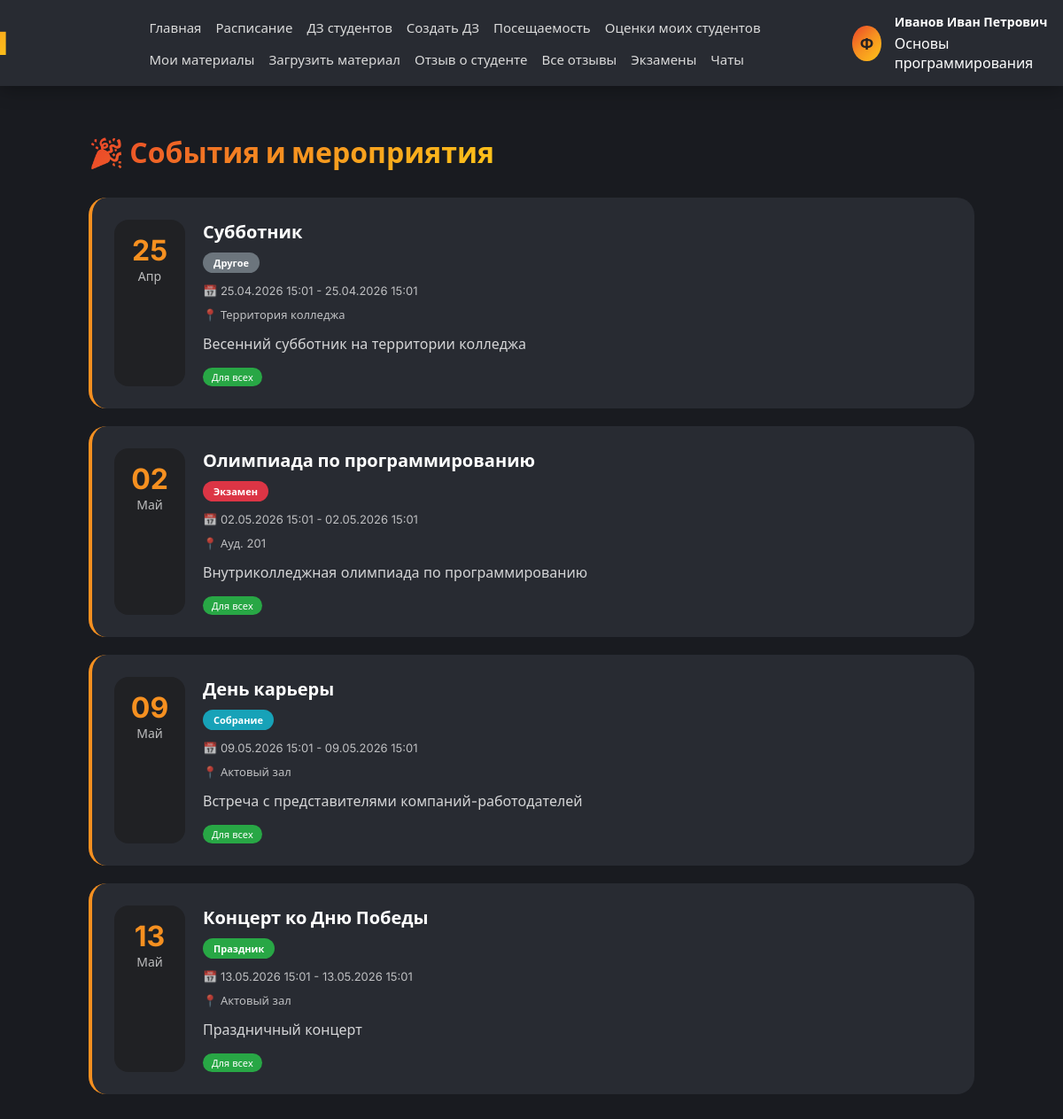
/events/ (signed in), run on the app's committed database.
### app/models.py (models this page shows, shortened)
class Autoriz(models.Model):
    user = models.CharField(unique=True, max_length=30, blank=False, null=True, error_messages={'max_length': 'Длина имени не может содержать более 30 символов', 'blank': 'Напишите имя.', 'null': 'Напишите имя.'}, verbose_name='Имя аккаунта')
    password = models.CharField(max_length=120, blank=False, null=False, error_messages={'max_length': 'Длина пароля не может содержать более 40 символов', 'blank': 'Напишите пароль.', 'null': 'Напишите пароль.'}, verbose_name='Пароль от аккаунта')
    email = models.EmailField(unique=True, max_length=100, blank=False, null=False, error_messages={'max_length': 'Длина почты не может содержать более 100 символов', 'blank': 'Напишите почту.', 'null': 'Напишите почту.'}, verbose_name='Почта от аккаунта')
    birth_date = models.DateField(null=True, blank=True, verbose_name='Дата рождения')
    gender = models.CharField(max_length=1, choices=[('M', 'Мужской'), ('F', 'Женский')], blank=True, verbose_name='Пол')
    phone = models.CharField(max_length=20, blank=True, verbose_name='Номер телефона')
    hide_phone = models.BooleanField(default=False, verbose_name='Скрыть номер телефона')
    class Meta:
        db_table = 'List_of_users'
        verbose_name = 'Пользователь'
        verbose_name_plural = 'Пользователи'
    def get_full_name(self):
        try:
            student = Student.objects.get(autoriz=self)
            return f"{student.surname} {student.name} {student.patronymic}".strip()
        except Student.DoesNotExist:
            try:
                professor = Professor.objects.get(autoriz=self)
                return f"{professor.surname} {professor.name} {professor.patronymic}".strip()
            except Professor.DoesNotExist:
                try:
                    staff = AcademicStaff.objects.get(autoriz=self)
                    return f"{staff.surname} {staff.name} {staff.patronymic}".strip()
                except AcademicStaff.DoesNotExist:
                    return self.user

class Professor(models.Model):
    name = models.CharField(max_length=30, blank=False, null=False, verbose_name='Имя профессора')
    surname = models.CharField(max_length=30, blank=False, null=False, verbose_name='Фамилия профессора')
    patronymic = models.CharField(max_length=40, blank=False, null=False, verbose_name='Отчество профессора')
    leads_the_subject = models.ForeignKey(Subjects, on_delete=models.CASCADE, verbose_name='Ведет предмет')
    autoriz = models.ForeignKey(Autoriz, on_delete=models.CASCADE, verbose_name='Пользователь')
    class Meta:
        db_table = 'List_of_professors'
        verbose_name = 'Учитель'
        verbose_name_plural = 'Учителя'

class Subjects(models.Model):
    name_subject = models.CharField(unique=True, max_length=100, blank=False, null=False, verbose_name='Имя предмета')
    class Meta:
        db_table = 'List_of_subjects'
        verbose_name = 'Предмет'
        verbose_name_plural = 'Предметы'

class Event(models.Model):
    EVENT_TYPES = [
        ('holiday', 'Праздник'),
        ('exam', 'Экзамен'),
        ('meeting', 'Собрание'),
        ('deadline', 'Дедлайн'),
        ('other', 'Другое'),
    ]
    title = models.CharField(max_length=200, verbose_name='Название')
    event_type = models.CharField(max_length=20, choices=EVENT_TYPES, verbose_name='Тип события')
    start_date = models.DateTimeField(verbose_name='Дата начала')
    end_date = models.DateTimeField(verbose_name='Дата окончания')
    description = models.TextField(blank=True, null=True, verbose_name='Описание')
    location = models.CharField(max_length=200, blank=True, null=True, verbose_name='Место')
    groups = models.ManyToManyField(Group, blank=True, verbose_name='Для групп')
    is_for_all = models.BooleanField(default=False, verbose_name='Для всех')
    created_by = models.ForeignKey(Professor, on_delete=models.SET_NULL, null=True, verbose_name='Кто создал')
    class Meta:
        db_table = 'List_of_events'
        verbose_name = 'Событие'
        verbose_name_plural = 'События'
        ordering = ['start_date']

### app/views.py (the view)
# urls.py: path('events/', views.events_view, name='events_view'),
def events_view(request):
    if 'user_id' not in request.session:
        return redirect('autoriz_view')
    context = get_user_context(request)
    user = context.get('user')
    try:
        student = Student.objects.get(autoriz=user)
        events = Event.objects.filter(
            Q(is_for_all=True) | Q(groups=student.group),
            start_date__gte=timezone.now()
        ).order_by('start_date')
    except Student.DoesNotExist:
        events = Event.objects.filter(start_date__gte=timezone.now()).order_by('start_date')
    context['events'] = events
    return render(request, 'events.html', context)

### templates/events.html (shortened to what this page needs)
{% extends 'base.html' %}
{% load static %}
{% block extra_css %}
<link rel="stylesheet" href="{% static 'css/events.css' %}">
{% endblock %}
{% block content %}
<div class="events-container">
    <div class="page-header">
        <h1 class="page-title">🎉 События и мероприятия</h1>
    </div>
    <div class="events-list">
        {% for event in events %}
        <div class="event-card">
            <div class="event-date-box">
                <div class="event-day">{{ event.start_date|date:"d" }}</div>
                <div class="event-month">{{ event.start_date|date:"M" }}</div>
            </div>
            <div class="event-content">
                <div class="event-header">
                    <h3 class="event-title">{{ event.title }}</h3>
                    <span class="event-type {{ event.event_type }}">{{ event.get_event_type_display }}</span>
                </div>
                <div class="event-datetime">📅 {{ event.start_date|date:"d.m.Y H:i" }} - {{ event.end_date|date:"d.m.Y H:i" }}</div>
                {% if event.location %}
                <div class="event-location">📍 {{ event.location }}</div>
                {% endif %}
                <div class="event-description">{{ event.description|truncatechars:200 }}</div>
                <div class="event-groups">
                    {% if event.is_for_all %}
                    <span class="group-badge all">Для всех</span>
                    {% else %}
                        {% for group in event.groups.all %}
                        <span class="group-badge">{{ group.name }}</span>
                        {% endfor %}
                    {% endif %}
                </div>
            </div>
        </div>
        {% empty %}
        <div class="empty-events">🎈 Нет запланированных событий</div>
        {% endfor %}
    </div>
</div>
{% endblock %}

### templates/base.html (shortened to what this page needs)
{% load static %}
<!DOCTYPE html>
<html lang="ru">
<head>
    <link rel="stylesheet" href="https://cdnjs.cloudflare.com/ajax/libs/font-awesome/6.4.0/css/all.min.css">
    <link rel="stylesheet" href="{% static 'css/main.css' %}">
    {% block extra_css %}{% endblock %}
</head>
<body>
    <header class="header">
        <div class="header-content">
            <div class="logo">Journal</div>
            <nav class="nav-menu">
                <a href="{% url 'main_view' %}">Главная</a>
                {% if user_role == 'student' %}
                    <a href="{% url 'schedule_view' %}">Расписание</a>
                    <a href="{% url 'homework_list_view' %}">ДЗ</a>
                    <a href="{% url 'estimation_view' %}">Оценки</a>
                    <a href="{% url 'attendance_list_view' %}">Посещаемость</a>
                    <a href="{% url 'shop_view' %}">Магазин</a>
                    <a href="{% url 'leaderboard_view' %}">Рейтинг</a>
                    <a href="{% url 'polls_view' %}">Опросы</a>
                    <a href="{% url 'announcements_view' %}">Объявления</a>
                    <a href="{% url 'events_view' %}">События</a>
                    <a href="{% url 'educational_materials_view' %}">Материалы</a>
                    <a href="{% url 'user_reward_list_view' %}">Награды</a>
                    <a href="{% url 'exam_list_view' %}">Экзамены</a>
                    <a href="{% url 'appeal_view' %}">Обращение</a>
                    <a href="{% url 'review_view' %}">Отзыв об академии</a>
                    <a href="{% url 'student_reviews_view' %}">Отзывы обо мне</a>
                    <a href="{% url 'complaint_view' %}">Жалоба</a>
                    <a href="{% url 'chat_list_view' %}">Чаты</a>
                {% elif user_role == 'professor' %}
                    <a href="{% url 'schedule_view' %}">Расписание</a>
                    <a href="{% url 'homework_list_view' %}">ДЗ студентов</a>
                    <a href="{% url 'homework_add_view' %}">Создать ДЗ</a>
                    <a href="{% url 'attendance_mark_view' %}">Посещаемость</a>
                    <a href="{% url 'estimation_view' %}">Оценки моих студентов</a>
                    <a href="{% url 'educational_materials_view' %}">Мои материалы</a>
                    <a href="{% url 'educational_material_create_view' %}">Загрузить материал</a>
                    <a href="{% url 'student_review_create_view' %}">Отзыв о студенте</a>
                    <a href="{% url 'student_review_list_view' %}">Все отзывы</a>
                    <a href="{% url 'exam_list_view' %}">Экзамены</a>
                    <a href="{% url 'chat_list_view' %}">Чаты</a>
                {% endif %}
            </nav>
            <div class="user-info">
                {% if user_avatar %}
                    <img src="{{ user_avatar }}" alt="avatar" class="user-avatar">
                {% else %}
                    <div class="user-avatar-placeholder">Ф</div>
                {% endif %}
                <div class="user-details">
                    <span class="user-name">{{ user.get_full_name|default:user.user }}</span>
                    {% if user_role == 'student' and student_info %}
                        <div class="user-meta-group">
                            <span class="user-meta-direction">{{ student_info.direction }}</span>
                            <span class="user-meta-course">{{ student_info.course }} курс, {{ student_info.group }}</span>
                        </div>
                    {% elif user_role == 'professor' and professor_info %}
                        <span class="user-meta">{{ professor_info.subject }}</span>
                    {% elif user_role == 'academic_staff' and staff_info %}
                        <span class="user-meta">{{ staff_info.position }}</span>
                    {% endif %}
                </div>
            </div>
        </div>
    </header>
    <div class="container">
        {% block content %}{% endblock %}
    </div>
</body>
</html>

### static/css/main.css (style rules this page uses)
* { margin: 0; padding: 0; box-sizing: border-box; }
body { font-family: 'Inter', 'Muller', 'Segoe UI', sans-serif; background: #191B20; color: #FFFFFF; }
.header { background: #282B32; box-shadow: 0 4px 20px rgba(0,0,0,0.3); position: fixed; top: 0; left: 0; right: 0; z-index: 1000; }
.header-content { max-width: 1400px; margin: 0 auto; display: flex; justify-content: space-between; align-items: center; padding: 15px 30px; }
.logo { font-size: 36px; font-weight: 900; background: linear-gradient(135deg, #EA422A 0%, #F69020 48.58%, #FFC619 101.38%); -webkit-background-clip: text; -webkit-text-fill-color: transparent; background-clip: text; position: relative; left: -160px; }
.nav-menu { display: flex; gap: 16px; justify-content: start; flex-wrap: wrap; }
.nav-menu a { text-decoration: none; color: #dadada; font-size: 15px; font-weight: 500; transition: color 0.3s; }
.user-info { display: flex; align-items: center; gap: 15px; margin-right: -240px; }
.user-avatar-placeholder { width: 40px; height: 40px; border-radius: 50%; background: linear-gradient(135deg, #EA422A 0%, #F69020 48.58%, #FFC619 101.38%); display: flex; align-items: center; justify-content: center; font-size: 18px; font-weight: 700; color: #252121; }
.user-details { display: flex; flex-direction: column; align-items: flex-start; gap: 4px; }
.user-name { font-size: 14px; font-weight: 600; color: #FFFFFF; white-space: nowrap; }
.container { max-width: 1400px; margin: 150px auto 30px; padding: 0 30px; }

### static/css/events.css (style rules this page uses)
.events-container { max-width: 1000px; margin: 0 auto; }
.page-header { display: flex; justify-content: space-between; align-items: center; margin-bottom: 30px; }
.page-title { font-size: 32px; font-weight: 900; background: linear-gradient(135deg, #EA422A 0%, #F69020 48.58%, #FFC619 101.38%); -webkit-background-clip: text; -webkit-text-fill-color: transparent; background-clip: text; }
.event-card { background: #282B32; border-radius: 20px; padding: 25px; margin-bottom: 20px; display: flex; gap: 20px; transition: transform 0.3s; border-left: 4px solid #F69020; }
.event-date-box { min-width: 80px; text-align: center; background: #202124; border-radius: 16px; padding: 15px; }
.event-day { font-size: 32px; font-weight: 700; color: #F69020; }
.event-month { font-size: 14px; color: rgba(255,255,255,0.7); }
.event-content { flex: 1; }
.event-title { font-size: 20px; font-weight: 700; color: #FFFFFF; margin-bottom: 10px; }
.event-type { display: inline-block; padding: 4px 12px; border-radius: 20px; font-size: 11px; font-weight: 600; margin-bottom: 12px; }
.event-type.holiday { background: #28a745; color: white; }
.event-type.exam { background: #dc3545; color: white; }
.event-type.meeting { background: #17a2b8; color: white; }
.event-type.other { background: #6c757d; color: white; }
.event-datetime, .event-location { display: flex; align-items: center; gap: 8px; font-size: 13px; color: rgba(255,255,255,0.7); margin-bottom: 10px; }
.event-description { color: rgba(255,255,255,0.8); line-height: 1.5; margin-top: 12px; }
.event-groups { display: flex; gap: 8px; flex-wrap: wrap; margin-top: 15px; }
.group-badge { padding: 3px 10px; background: #202124; color: #F69020; border-radius: 20px; font-size: 11px; }
.group-badge.all { background: #28a745; color: white; }

### data on the page
Autoriz: get_full_name "Иванов Иван Петрович"
Subjects: subject "Основы программирования"
Event: start_date "25", start_date "Апр", title "Субботник", event_type "Другое", start_date "25.04.2026 15:01", end_date "25.04.2026 15:01", location "Территория колледжа", description "Весенний субботник на территории колледжа", is_for_all "Для всех"
Event: start_date "02", start_date "Май", title "Олимпиада по программированию", event_type "Экзамен", start_date "02.05.2026 15:01", end_date "02.05.2026 15:01", location "Ауд. 201", description "Внутриколледжная олимпиада по программированию", is_for_all "Для всех"
Event: start_date "09", start_date "Май", title "День карьеры", event_type "Собрание", start_date "09.05.2026 15:01", end_date "09.05.2026 15:01", location "Актовый зал", description "Встреча с представителями компаний-работодателей", is_for_all "Для всех"
Event: start_date "13", start_date "Май", title "Концерт ко Дню Победы", event_type "Праздник", start_date "13.05.2026 15:01", end_date "13.05.2026 15:01", location "Актовый зал", description "Праздничный концерт", is_for_all "Для всех"
